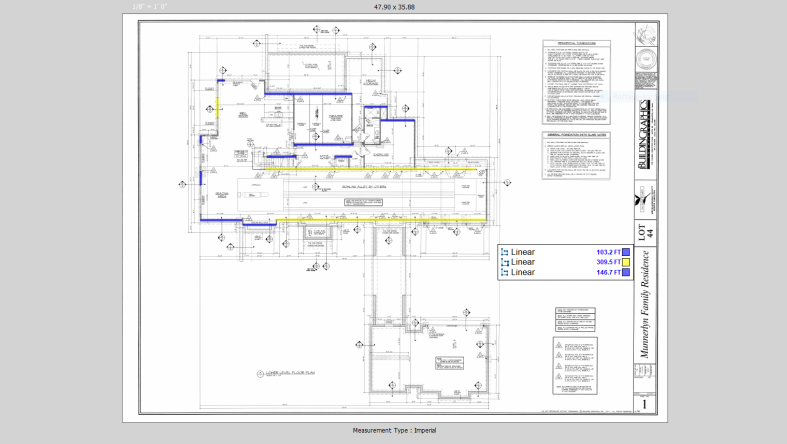
//> input picture sample.png, 1573 x 887 px (shown at 1/2 size)
$ ./Panelize sample.png   (built with g++ and OpenCV 4)
//> lines starting //> are read from the running program, lines starting //| are printed output that depends on the picture; after the words box and inside, x2 and y2 are one past the last pixel; in counts of white or black regions, pixels touching at a corner belong together
//==== Color + Object Detection + Panelization code =====//
//										  				 //
//-------------------------------------------------------//
// Author: Akash Kothari  <akothar3@ncsu.edu>            //
//-------------------------------------------------------//

#include <opencv2/core/core.hpp>
#include <opencv2/highgui/highgui.hpp>
#include <opencv2/imgproc/imgproc.hpp>
#include <opencv2/opencv.hpp>
#include <iostream>
#include <vector>
#include <cstdint>
#include <dirent.h>
#include <fstream>
#include <string>

using namespace cv;

namespace Panelization {

// Generic class to represent colors
class Color {
// HSV values that represent colors
	uint8_t lowH = 0;
	uint8_t highH = 0;
	uint8_t lowS = 0;
	uint8_t highS = 0;
	uint8_t lowV = 0;
	uint8_t highV = 0;

// Color name
	std::string color;
public:
// Constructors
	Color() = default;

	Color(uint8_t lowH, uint8_t highH, uint8_t lowS, uint8_t highS,
		  uint8_t lowV, uint8_t highV, std::string color = std::string()) {
		setColor(lowH, highH, lowS, highS, lowV, highV, color);
	}

// Get color info
	uint8_t getLowH() const {
		return lowH;
	}

	uint8_t getHighH() const {
		return highH;
	}

	uint8_t getLowS() const {
		return lowS;
	}

	uint8_t getHighS() const {
		return highS;
	}

	uint8_t getLowV() const {
		return lowV;
	}

	uint8_t getHighV() const {
		return highV;
	}

	std::string getColor() const {
		return color;
	}

	// [11 lines left out: function getHSV, not called in this run]

// Set colors
	void setColor(uint8_t lowH, uint8_t highH, uint8_t lowS, uint8_t highS,
				  uint8_t lowV, uint8_t highV, std::string color = std::string()) {
		this->lowH = lowH;
		this->highH = highH;
		this->lowS = lowS;
		this->highS = highS;
		this->lowV = lowV;
		this->highV = highV;
		this->color = color;
	}

// Order of parameters: LOW_H, HIGH_H, LOW_S, HIGH_S, LOW_V, HIGH_V
	// [25 lines left out: functions setColor, setColor, not called in this run]

	void setColor(const Color &color) {
		*this = color;
	}
};

// Panel Object
class Panel {
// Panel Dimensions
	double width = 0;
	double height = 0;

// Number of panels
	uint32_t numPanels = 0;
public:
	Panel() = default;

	Panel(double panelWidth, double panelHeight = 0) {
		width = panelWidth;
		height = panelHeight;
	}

// Get panel info
	double getWidth() const {
		return width;
	}

	double getHeight() const {
		return height;
	}

	double getNumPanels() const {
		return numPanels;
	}

// Set parameters
	void incrementNumPanels(uint32_t increment = 1) {
		numPanels += increment;
	}

	void decrementNumPanels(uint32_t decrement = 1) {
		numPanels -= decrement;
	}

// Print Panel information
	void printPanelInfo() {
		std::cout << "+++++++++++++ PRINT PANEL INFO ++++++++++++++\n";
		std::cout << "Panel Width: " << width << "\n";
		std::cout << "Panel Height: " << height << "\n";
		std::cout << "Number of Panels: " << numPanels << "\n";
		std::cout << "+++++++++++++++++++++++++++++++++++++++++++++\n";
	}
};

// Wall object
class Wall: public Color {
// Wall dimensions
	double length = 0;
	double width = 0;
	double height = 0;

// Vector of vector of panels that best fit the wall
	std::vector<std::vector<Panel *> *> bestFitPanelList;

// We define the "head" of the panel list as the outermost panel for a wall.
// We map the head of the panels to the pointer to the panel list.
	std::map<const Panel *, std::vector<Panel *> *> panelHeadListMap;

// Cordinates of the wall in the print
	std::vector<Point2f> rectPoints;
public:
	Wall() = default;

	// [5 lines left out: function Wall, not called in this run]

	Wall(const Color &color) {
		this->setColor(color);
	}

// Get wall info
	double getLength() const {
		return length;
	}

	double getWidth() const {
		return width;
	}

	double getHeight() const {
		return height;
	}

	std::vector<std::vector<Panel *> *> &getBestFitPanelList() {
		return bestFitPanelList;
	}

	Point2f getVertex(unsigned index) const {
		return rectPoints[index];
	}

// Setting all dimensions
	void setLength(double wallLength) {
		length = wallLength;
	}

	void setWidth(double wallWidth) {
		width = wallWidth;
	}

	void setHeight(double wallHeight) {
		height = wallHeight;
	}

	void setRectPoints(std::vector<Point2f> &wallCoordinates) {
		if(wallCoordinates.size() != 4) {
			std::cout << "Error in coordinates of wall\n";
			exit(-1);
		}
		rectPoints.clear();
		rectPoints.push_back(wallCoordinates[0]);
		rectPoints.push_back(wallCoordinates[1]);
		rectPoints.push_back(wallCoordinates[2]);
		rectPoints.push_back(wallCoordinates[3]);
	}

	void addBestFitPanel(Panel *panel, uint32_t numPanels = 1) {
	// This is a panel for a new list
		std::vector<Panel *> *panelList = new std::vector<Panel *>();
		panelList->push_back(panel);
		bestFitPanelList.push_back(panelList);
		panelHeadListMap[panel] = panelList;
		panel->incrementNumPanels(numPanels);
	}

	void addBestFitPanel(Panel *panel, std::vector<Panel*> &headPanelList,
													uint32_t numPanels = 1) {
		if(headPanelList.empty()) {
		// This is a panel for a new list
			std::vector<Panel *> *panelList = new std::vector<Panel *>();
			panelList->push_back(panel);
			bestFitPanelList.push_back(panelList);

			panelHeadListMap[panel] = panelList;
			headPanelList.push_back(panel);
		} else {
		// Access the map to get the panel list corresponding to the given head panel
		// and add the new panel to the list.
			std::vector<Panel *>::iterator it = headPanelList.begin();
			while(it != headPanelList.end()) {
				(*panelHeadListMap[*it]).push_back(panel);
				it++;
			}
		}
		panel->incrementNumPanels(numPanels);
	}

// Verify wall info is correct
	bool wallInfoIsSane() {
		if(rectPoints.size() != 4)
			return false;
		if(!length)
			return false;
		return true;
	}

// Print Wall info
	void printWallInfo() {
	// Verify wall info is sane
		if(!wallInfoIsSane()) {
			std::cout << "Wall info is not sane\n";
			exit(-1);
		}

		std::cout << "************ WALL INFO ******************\n";

	// Print wall dimensions
		std::cout << "Wall Length: " << length << "\n";
		std::cout << "Wall Width: " << width << "\n";
		std::cout << "Wall Height: " << height << "\n";

	// Print wall color
		std::cout << "Wall Color: " << getColor() << "\n";

	// Print Best fit Panel info
		std::vector<std::vector<Panel *> *>::iterator panel_list_it = bestFitPanelList.begin();
		while(panel_list_it != bestFitPanelList.end()) {
			std::cout << "-------------------- PANEL LIST ----------------------\n";
			std::vector<Panel *>::iterator panel_it = (*panel_list_it)->begin();
			while(panel_it != (*panel_list_it)->end()) {
				(*panel_it)->printPanelInfo();
				panel_it++;
			}
			std::cout << "------------------------------------------------------\n";
			panel_list_it++;
		}

	// Print wall cordinates
		std::vector<Point2f>::iterator points_it = rectPoints.begin();
		while(points_it != rectPoints.end()) {
			std::cout << "(" << (*points_it).x << ", " << (*points_it).y << ")\n";
			points_it++;
		}
		std::cout << "*****************************************\n";
	}
};

// This class represents images that uses Color class. We do not want this class
// to be accessed by any class other than Processor and HSV_Tracker.
class Image {
private:
	friend class Processor;
	friend class HSV_Tracker;

// Image matrix
	Mat image;

	Image() = default;

	Image(const std::string &fileName) {
		loadImage(fileName);
	}

	Mat &getImage() {
		return image;
	}

	void setImage(Mat &image) {
		this->image = image;
	}

	void loadImage(const std::string &fileName) {
//> called with fileName = "sample.png"
	// Load source image and convert it to gray
		image = imread(fileName);
//> image is the input picture: 887 rows x 1573 cols, CV_8UC3; mean B, G, R 230.4, 230.3, 230.3
		if(image.empty()) {
			std::cout << "Error: Could not read image file\n";
			exit(-1);
		}
	}

	void convertBGR2HSV() {
		convertBGR2HSV(*this);
	}

	void convertBGR2HSV(Image &newImage) {
		Mat new_image;
		cvtColor(image, new_image, COLOR_BGR2HSV);
//> new_image: 887 rows x 1573 cols, CV_8UC3; mean H, S, V 1.3, 1.4, 230.9
		newImage.setImage(new_image);
	}

	void displayImage(const std::string &imageName) const {
	//Pop a window to display the image
		namedWindow(imageName , WINDOW_AUTOSIZE);
		imshow(imageName, image);
	}

	void getMaskedImage(Image &masked_image, Color &color) {
		Scalar lowVal = Scalar(color.getLowH(), color.getLowS(), color.getLowV());
		Scalar highVal = Scalar(color.getHighH(), color.getHighS(), color.getHighV());
		Mat newImage;
		inRange(image, lowVal, highVal, newImage);
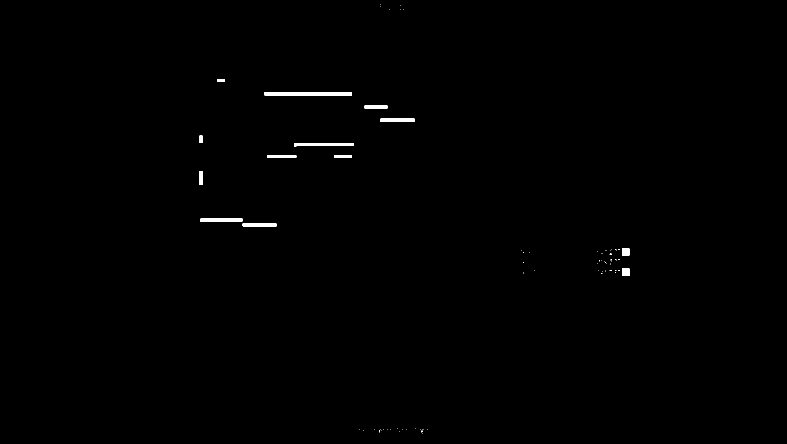
//> newImage: 887 rows x 1573 cols, CV_8UC1 (shown at 1/2 size); 0.36% white; 75 white regions (62 under 20 px)
		masked_image.setImage(newImage);
	}

	void maskImage(Color &color) {
		getMaskedImage(*this, color);
	}

	void findContoursAndSort(std::vector<std::vector<Point>> &contours,
											 std::vector<Vec4i> &hierarchy) {
		findContours(image, contours, hierarchy, RETR_EXTERNAL,
										CHAIN_APPROX_SIMPLE, Point(0, 0));
//> contours = 75 contours, 62 with area under 20; largest, box (x1, y1, x2, y2) and area: (529, 184, 704, 191) 918, (588, 286, 708, 293) 598, (400, 437, 485, 444) 502, (761, 237, 830, 244) 408, (485, 447, 553, 453) 334
//> (the rest of the program and of its run is left out)
